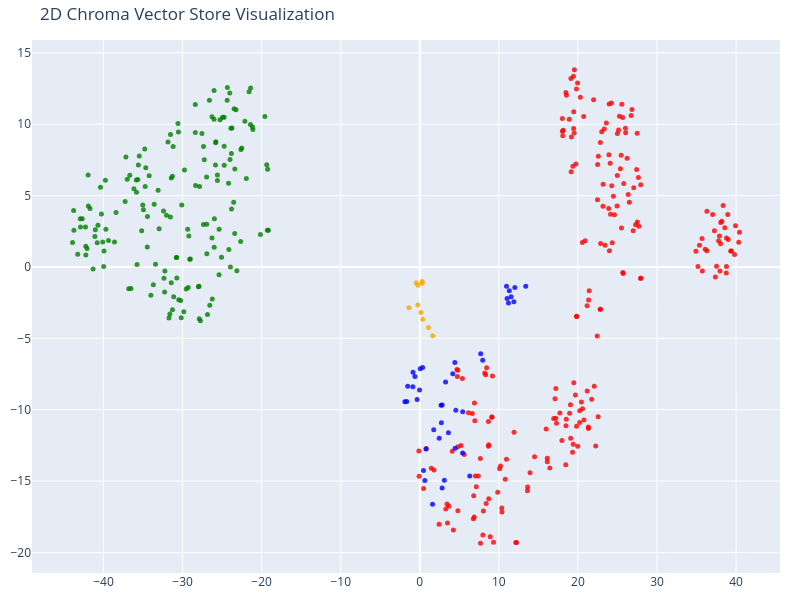

Here is the notebook cell this chart was saved with:
### Code cell
tsne = TSNE(n_components=2, random_state=42)
reduced_vectors = tsne.fit_transform(vectors)

# Create the 2D scatter plot
fig = go.Figure(data=[go.Scatter(
    x=reduced_vectors[:, 0],
    y=reduced_vectors[:, 1],
    mode='markers',
    marker=dict(size=5, color=colors, opacity=0.8),
    text=[f"Type: {t}<br>Text: {d[:100]}..." for t, d in zip(doc_types, documents)],
    hoverinfo='text'
)])

fig.update_layout(title='2D Chroma Vector Store Visualization',
    scene=dict(xaxis_title='x',yaxis_title='y'),
    width=800,
    height=600,
    margin=dict(r=20, b=10, l=10, t=40)
)

fig.show()

### Figure 1 — Plotly figure (JSON) as saved in the notebook; plotly's stock layout.template omitted (floating-point values rounded to 4 significant figures; data arrays with more than 128 entries replaced by an {"elided": "..."} marker saying what was removed)
{"data": [{"hoverinfo": "text", "marker": {"color": {"elided": "424 str values"}, "opacity": 0.8, "size": 5}, "mode": "markers", "text": {"elided": "424 str values"}, "type": "scatter", "x": {"elided": "424 float values"}, "y": {"elided": "424 float values"}}], "layout": {"height": 600, "margin": {"b": 10, "l": 10, "r": 20, "t": 40}, "scene": {"xaxis": {"title": {"text": "x"}}, "yaxis": {"title": {"text": "y"}}}, "title": {"text": "2D Chroma Vector Store Visualization"}, "width": 800}}
